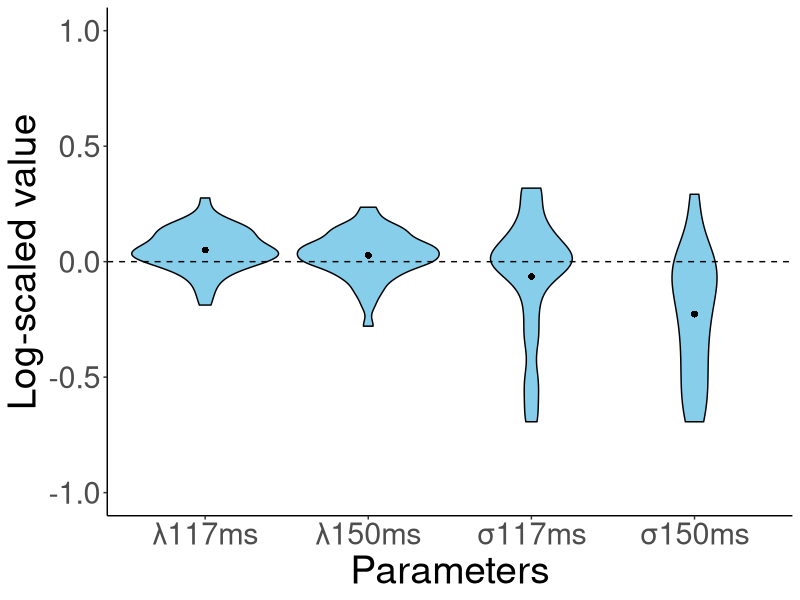
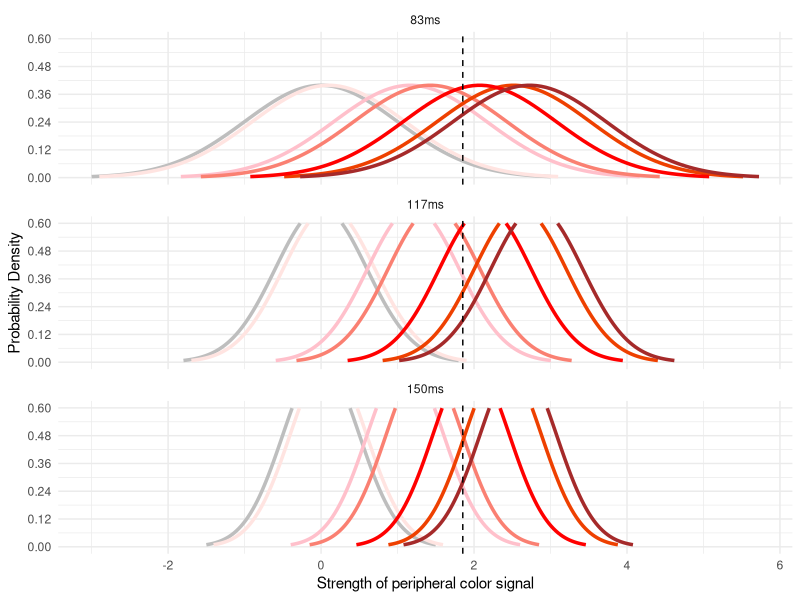
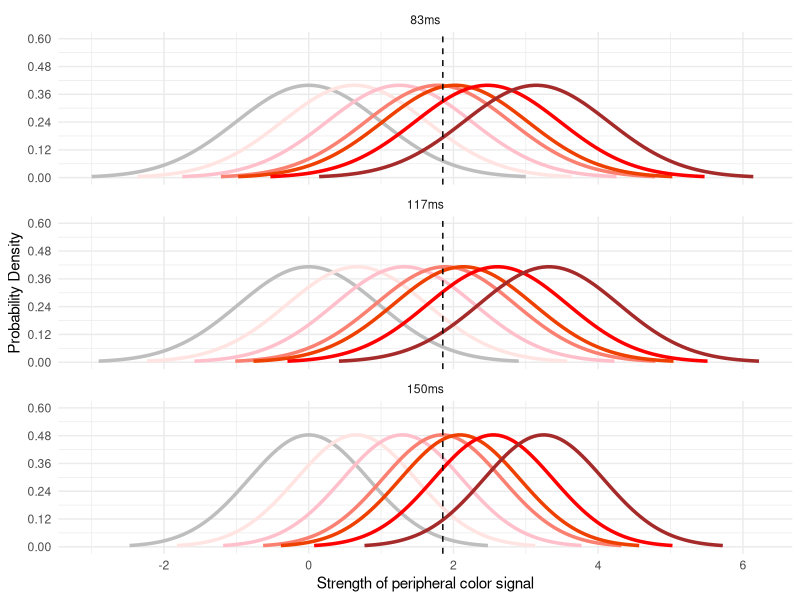
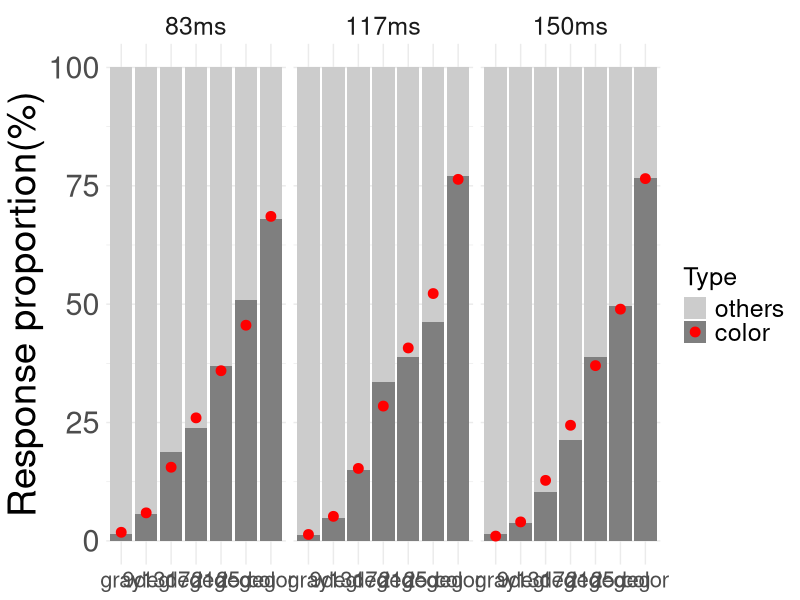
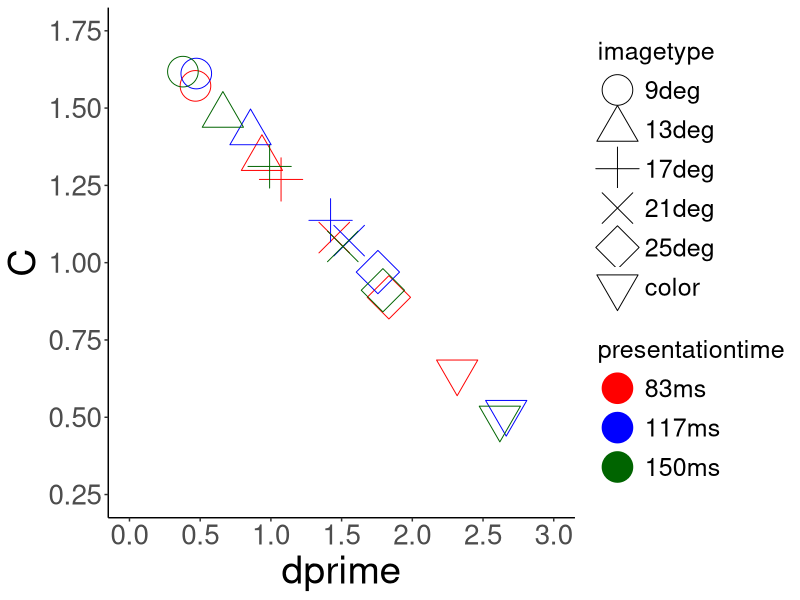

Write R code to recreate these figures, in order.
library(tidyverse)

dat <- read.table("subdata.csv", header=T,sep=",") 

result = dat %>%             
  filter(TorF1 == 0 | TorF1 == 1) %>% # dual-task trials
  select(subnum, exposure, maskwidth, colorcond, TorF1, colorres, TorF2, gray_gray, gray_mix, gray_color, mix_gray, mix_mix, mix_color, color_gray, color_mix, color_color) %>%    
  group_by(subnum, colorcond, exposure, maskwidth) %>%                
  summarize(gray_gray= sum(gray_gray), gray_mix= sum(gray_mix), gray_color= sum(gray_color), mix_gray= sum(mix_gray), mix_mix= sum(mix_mix), mix_color= sum(mix_color), color_gray= sum(color_gray), color_mix= sum(color_mix), color_color= sum(color_color)) #%>%       

#基準となるパラメータ
sigma83ms <- 1
mu83ms_gray <- 0

### Function for model fitting
fit_uvsdt_mle <- function(data, add_constant = TRUE) {
  
  # add_constant = TRUE adds a small value to the response frequency vectors.
  # correction against extreme estimates 
  if (add_constant) {
    data <- data+0.5
  }
  
  # initial guess for parameter values d-primeベースで出す
  mu83ms_9deg  <- qnorm(data[4,2]/(data[4,1]+data[4,2]))-qnorm(data[1,2]/(data[1,1]+data[1,2]))
  mu83ms_13deg <- qnorm(data[5,2]/(data[5,1]+data[5,2]))-qnorm(data[1,2]/(data[1,1]+data[1,2]))
  mu83ms_17deg <- qnorm(data[6,2]/(data[6,1]+data[6,2]))-qnorm(data[1,2]/(data[1,1]+data[1,2]))
  mu83ms_21deg <- qnorm(data[7,2]/(data[7,1]+data[7,2]))-qnorm(data[1,2]/(data[1,1]+data[1,2]))
  mu83ms_25deg <- qnorm(data[8,2]/(data[8,1]+data[8,2]))-qnorm(data[1,2]/(data[1,1]+data[1,2]))
  mu83ms_color <- qnorm(data[19,2]/(data[19,1]+data[19,2]))-qnorm(data[1,2]/(data[1,1]+data[1,2]))
  mu117ms <- 1
  mu150ms <- 1
  sigma117ms <- 1
  sigma150ms <- 1
  cri <- 2
  
  guess <- c(mu83ms_9deg, mu83ms_13deg, mu83ms_17deg, mu83ms_21deg, mu83ms_25deg, mu83ms_color, mu117ms, mu150ms, sigma117ms, sigma150ms, cri)
  
  # model fit
  fit <- suppressWarnings(optim(uvsdt_logL, 
                                par = guess, 
                                lower =      c(0.1, 0.1, 0.1, 0.1, 0.1, 1.0, 0.5, 0.5, 0.5, 0.5, 0.5),
                                upper =      c(3.5, 3.5, 3.5, 3.5, 3.5, 3.5, 2.0, 2.0, 2.0, 2.0, 5.0), 
                                gr = NULL, method = "BFGS", 
                                control = list("maxit" = 10000, 
                                               "parscale" = c(1,   1,    1,   1,    1,   1,  0.001,  0.001,  0.001,  0.001,  1))))
  
  # outputs
  mu83ms_9deg  <- fit$par[1]
  mu83ms_13deg <- fit$par[2] 
  mu83ms_17deg <- fit$par[3] 
  mu83ms_21deg <- fit$par[4] 
  mu83ms_25deg <- fit$par[5] 
  mu83ms_color <- fit$par[6] 
  mu117ms<-  fit$par[7] 
  mu150ms <- fit$par[8] 
  sigma117ms <- fit$par[9] 
  sigma150ms <- fit$par[10]
  cri <- fit$par[11] 
  
  logL <- -fit$value
  
  AIC <- -2 * logL + 2 * 11
  
  predicted_data <- matrix(c(rep(1,21)), nrow=21, ncol=2)
  ##############################################################################
  # model predictions
  predicted_data <- matrix(NA, nrow=21, ncol=2)
  #gray
  mean_one_mat <- c(mu83ms_gray, mu83ms_gray*mu117ms, mu83ms_gray*mu150ms)
  sigmamat <- c(sigma83ms,sigma117ms,sigma150ms)
  for (cond in 1:3) {
    pred_gray_others_rate <- pnorm(cri, mean= mean_one_mat[cond], sd=sigmamat[cond])
    pred_gray_color_rate <- 1-pred_gray_others_rate
    
    #反応数
    pred_nr_gray_color <- sum(data[cond,1]+data[cond,2]) * pred_gray_color_rate
    pred_nr_gray_others <- sum(data[cond,1]+data[cond,2]) * pred_gray_others_rate
    predicted_data[cond,1] <- pred_gray_others_rate
    predicted_data[cond,2] <- pred_gray_color_rate
  }
  
  #chimera
  mean_one_mat <- c(mu83ms_9deg,mu83ms_13deg,mu83ms_17deg,mu83ms_21deg,mu83ms_25deg, mu83ms_9deg*mu117ms,mu83ms_13deg*mu117ms,mu83ms_17deg*mu117ms,mu83ms_21deg*mu117ms,mu83ms_25deg*mu117ms, mu83ms_9deg*mu150ms,mu83ms_13deg*mu150ms,mu83ms_17deg*mu150ms,mu83ms_21deg*mu150ms,mu83ms_25deg*mu150ms)
  sigmamat <- c(rep(sigma83ms,5),rep(sigma117ms,5),rep(sigma150ms,5))
  for (cond in 4:18) {
    pred_chimera_others_rate <- pnorm(cri, mean=mean_one_mat[cond-3], sd=sigmamat[cond-3])
    pred_chimera_color_rate <-1-pred_chimera_others_rate
    #反応数
    pred_nr_chimera_color <- sum(data[cond,1]+data[cond,2]) *pred_chimera_color_rate
    pred_nr_chimera_others <- sum(data[cond,1]+data[cond,2]) * pred_chimera_others_rate
    predicted_data[cond,1] <- pred_chimera_others_rate
    predicted_data[cond,2] <- pred_chimera_color_rate
  }
  
  #color
  mean_two_mat <- c(mu83ms_color,mu83ms_color*mu117ms,mu83ms_color*mu150ms)
  sigmamat <- c(sigma83ms,sigma117ms,sigma150ms)
  for (cond in 19:21) {
    pred_color_others_rate <- pnorm(cri, mean=mean_two_mat[cond-18], sd=sigmamat[cond-18])
    pred_color_color_rate <- 1-pred_color_others_rate
    #反応数
    pred_nr_color_color <- sum(data[cond,1]+data[cond,2]) * pred_color_color_rate
    pred_nr_color_others <- sum(data[cond,1]+data[cond,2]) * pred_color_others_rate
    predicted_data[cond,1] <- pred_color_others_rate
    predicted_data[cond,2] <- pred_color_color_rate
  }
  ##############################################################################
  
  
  est <- data.frame(mu83ms_9deg   = mu83ms_9deg, 
                    mu83ms_13deg  = mu83ms_13deg, 
                    mu83ms_17deg  = mu83ms_17deg, 
                    mu83ms_21deg  = mu83ms_21deg, 
                    mu83ms_25deg  = mu83ms_25deg, 
                    mu83ms_color = mu83ms_color,
                    mu117ms = mu117ms,
                    mu150ms = mu150ms,
                    sigma117ms = sigma117ms,
                    sigma150ms = sigma150ms,
                    cri = cri, 
                    logL = logL,
                    AIC = AIC)
  return(list(est,predicted_data))
}


### Likelihood function
uvsdt_logL <- function(x, inputs) {
  
  # target parameters
  mu83ms_9deg  <- x[1]
  mu83ms_13deg <- x[2] 
  mu83ms_17deg <- x[3] 
  mu83ms_21deg <- x[4] 
  mu83ms_25deg <- x[5] 
  mu83ms_color <- x[6] 
  mu117ms<-  x[7] 
  mu150ms <- x[8] 
  sigma117ms <- x[9] 
  sigma150ms <- x[10]
  cri <- x[11] 
  
  ##############################################################################
  # model predictions
  predicted_data <- matrix(NA, nrow=21, ncol=2)
  #gray
  mean_one_mat <- c(mu83ms_gray, mu83ms_gray*mu117ms, mu83ms_gray*mu150ms)
  sigmamat <- c(sigma83ms,sigma117ms,sigma150ms)
  for (cond in 1:3) {
    pred_gray_others_rate <- pnorm(cri, mean= mean_one_mat[cond], sd=sigmamat[cond])
    pred_gray_color_rate <- 1-pred_gray_others_rate
    
    #反応数
    pred_nr_gray_color <- sum(data[cond,1]+data[cond,2]) * pred_gray_color_rate
    pred_nr_gray_others <- sum(data[cond,1]+data[cond,2]) * pred_gray_others_rate
    predicted_data[cond,1] <- pred_gray_others_rate
    predicted_data[cond,2] <- pred_gray_color_rate
  }
  
  #chimera
  mean_one_mat <- c(mu83ms_9deg,mu83ms_13deg,mu83ms_17deg,mu83ms_21deg,mu83ms_25deg, mu83ms_9deg*mu117ms,mu83ms_13deg*mu117ms,mu83ms_17deg*mu117ms,mu83ms_21deg*mu117ms,mu83ms_25deg*mu117ms, mu83ms_9deg*mu150ms,mu83ms_13deg*mu150ms,mu83ms_17deg*mu150ms,mu83ms_21deg*mu150ms,mu83ms_25deg*mu150ms)
  sigmamat <- c(rep(sigma83ms,5),rep(sigma117ms,5),rep(sigma150ms,5))
  for (cond in 4:18) {
    pred_chimera_others_rate <- pnorm(cri, mean=mean_one_mat[cond-3], sd=sigmamat[cond-3])
    pred_chimera_color_rate <-1-pred_chimera_others_rate
    #反応数
    pred_nr_chimera_color <- sum(data[cond,1]+data[cond,2]) *pred_chimera_color_rate
    pred_nr_chimera_others <- sum(data[cond,1]+data[cond,2]) * pred_chimera_others_rate
    predicted_data[cond,1] <- pred_chimera_others_rate
    predicted_data[cond,2] <- pred_chimera_color_rate
  }
  
  #color
  mean_two_mat <- c(mu83ms_color,mu83ms_color*mu117ms,mu83ms_color*mu150ms)
  sigmamat <- c(sigma83ms,sigma117ms,sigma150ms)
  for (cond in 19:21) {
    pred_color_others_rate <- pnorm(cri, mean=mean_two_mat[cond-18], sd=sigmamat[cond-18])
    pred_color_color_rate <- 1-pred_color_others_rate
    #反応数
    pred_nr_color_color <- sum(data[cond,1]+data[cond,2]) * pred_color_color_rate
    pred_nr_color_others <- sum(data[cond,1]+data[cond,2]) * pred_color_others_rate
    predicted_data[cond,1] <- pred_color_others_rate
    predicted_data[cond,2] <- pred_color_color_rate
  }
  ##############################################################################
  
  # log likelihood
  logL <- sum(data * log(predicted_data))
  if (is.nan(logL)) {
    logL <- -Inf
  }
  
  logL <- -logL
  return(logL)
  #if (1 < par[3] & par[3] < par[4] & par[4] < par[5] & par[5] < par[6] & par[7] < par[8] & par[8] < par[9] & par[9]< par[10] & par[10]< par[11] & par[12] < par[13] & par[13] < par[14] & par[14] < par[15] & par[15] < par[16]) {
  #logL <- -logL　#対数尤度を対数損失にする
  #return(logL)
  #} 
  #else {
  # return(999999)
  #}
  
}


estimates <- c()
predicted_array <- array(NA, dim = c(21, 2, 44))
data_rate_array <- array(NA, dim = c(21, 2, 44))

data_rate_add <- array(NA, dim = c(21, 2, 44))
dprime_mat <- matrix(c(rep(NA,18*44)), nrow=18, ncol=44)
C_mat <- matrix(c(rep(NA,18*44)), nrow=18, ncol=44)

for (i in 4:47) {
  
  sub <- i
  
  #データ成型
  subdata <- result[((sub-4)*21+1):((sub-4)*21+21), ]
  data <- matrix(NA, nrow=21, ncol=2)
  #gray
  data[1:3,1]<-unlist(subdata[1:3,5]+subdata[1:3,6])#_others
  data[1:3,2]<-unlist(subdata[1:3,7])#_color
  #chimera
  data[4:18,1]<-unlist(subdata[4:18,8]+subdata[4:18,9])#_others
  data[4:18,2]<-unlist(subdata[4:18,10])#_color
  #color
  data[19:21,1]<-unlist(subdata[19:21,11]+subdata[19:21,12])#_others
  data[19:21,2]<-unlist(subdata[19:21,13])#_color
  
  data_rate_array[,1,(sub-3)]<-data[,1]/(data[,1]+data[,2])
  data_rate_array[,2,(sub-3)]<-data[,2]/(data[,1]+data[,2])
  
  data_rate_add[,1,(sub-3)]<-(data[,1]+0.5)/((data[,1]+0.5)+(data[,2]+0.5))
  data_rate_add[,2,(sub-3)]<-(data[,2]+0.5)/((data[,1]+0.5)+(data[,2]+0.5))
  
  #########グレーをS1分布としたd'やCの算出############################################################
  
  dprime_co_83 <-  qnorm(data_rate_add[19,2,(sub-3)])-qnorm(data_rate_add[1,2,(sub-3)]) #z(color_color)-z(gray_color)
  dprime_co_117 <- qnorm(data_rate_add[20,2,(sub-3)])-qnorm(data_rate_add[2,2,(sub-3)])
  dprime_co_150 <- qnorm(data_rate_add[21,2,(sub-3)])-qnorm(data_rate_add[3,2,(sub-3)])
  
  dprime_9d_83<-  qnorm(data_rate_add[4,2,(sub-3)])-qnorm(data_rate_add[1,2,(sub-3)])#z(chimera_color)-z(gray_color)
  dprime_13d_83<- qnorm(data_rate_add[5,2,(sub-3)])-qnorm(data_rate_add[1,2,(sub-3)])
  dprime_17d_83<- qnorm(data_rate_add[6,2,(sub-3)])-qnorm(data_rate_add[1,2,(sub-3)])
  dprime_21d_83<- qnorm(data_rate_add[7,2,(sub-3)])-qnorm(data_rate_add[1,2,(sub-3)])
  dprime_25d_83<- qnorm(data_rate_add[8,2,(sub-3)])-qnorm(data_rate_add[1,2,(sub-3)])
  
  dprime_9d_117<-  qnorm(data_rate_add[9,2,(sub-3)])-qnorm(data_rate_add[2,2,(sub-3)])
  dprime_13d_117<- qnorm(data_rate_add[10,2,(sub-3)])-qnorm(data_rate_add[2,2,(sub-3)])
  dprime_17d_117<- qnorm(data_rate_add[11,2,(sub-3)])-qnorm(data_rate_add[2,2,(sub-3)])
  dprime_21d_117<- qnorm(data_rate_add[12,2,(sub-3)])-qnorm(data_rate_add[2,2,(sub-3)])
  dprime_25d_117<- qnorm(data_rate_add[13,2,(sub-3)])-qnorm(data_rate_add[2,2,(sub-3)])
  
  dprime_9d_150<-  qnorm(data_rate_add[14,2,(sub-3)])-qnorm(data_rate_add[3,2,(sub-3)])
  dprime_13d_150<- qnorm(data_rate_add[15,2,(sub-3)])-qnorm(data_rate_add[3,2,(sub-3)])
  dprime_17d_150<- qnorm(data_rate_add[16,2,(sub-3)])-qnorm(data_rate_add[3,2,(sub-3)])
  dprime_21d_150<- qnorm(data_rate_add[17,2,(sub-3)])-qnorm(data_rate_add[3,2,(sub-3)])
  dprime_25d_150<- qnorm(data_rate_add[18,2,(sub-3)])-qnorm(data_rate_add[3,2,(sub-3)])
  
  C_co_83 <- -0.5 * (qnorm(data_rate_add[19,2,(sub-3)])+qnorm(data_rate_add[1,2,(sub-3)]))
  C_co_117 <- -0.5 * (qnorm(data_rate_add[20,2,(sub-3)])+qnorm(data_rate_add[2,2,(sub-3)]))
  C_co_150 <- -0.5 * (qnorm(data_rate_add[21,2,(sub-3)])+qnorm(data_rate_add[3,2,(sub-3)]))
  
  C_9d_83<- -0.5 * (qnorm(data_rate_add[4,2,(sub-3)])+qnorm(data_rate_add[1,2,(sub-3)]))
  C_13d_83<- -0.5 * (qnorm(data_rate_add[5,2,(sub-3)])+qnorm(data_rate_add[1,2,(sub-3)]))
  C_17d_83<- -0.5 * (qnorm(data_rate_add[6,2,(sub-3)])+qnorm(data_rate_add[1,2,(sub-3)]))
  C_21d_83<- -0.5 * (qnorm(data_rate_add[7,2,(sub-3)])+qnorm(data_rate_add[1,2,(sub-3)]))
  C_25d_83<- -0.5 * (qnorm(data_rate_add[8,2,(sub-3)])+qnorm(data_rate_add[1,2,(sub-3)]))
  
  C_9d_117<- -0.5 * (qnorm(data_rate_add[9,2,(sub-3)])+qnorm(data_rate_add[2,2,(sub-3)]))
  C_13d_117<- -0.5 * (qnorm(data_rate_add[10,2,(sub-3)])+qnorm(data_rate_add[2,2,(sub-3)]))
  C_17d_117<- -0.5 * (qnorm(data_rate_add[11,2,(sub-3)])+qnorm(data_rate_add[2,2,(sub-3)]))
  C_21d_117<- -0.5 * (qnorm(data_rate_add[12,2,(sub-3)])+qnorm(data_rate_add[2,2,(sub-3)]))
  C_25d_117<- -0.5 * (qnorm(data_rate_add[13,2,(sub-3)])+qnorm(data_rate_add[2,2,(sub-3)]))
  
  C_9d_150<- -0.5 * (qnorm(data_rate_add[14,2,(sub-3)])+qnorm(data_rate_add[3,2,(sub-3)]))
  C_13d_150<- -0.5 * (qnorm(data_rate_add[15,2,(sub-3)])+qnorm(data_rate_add[3,2,(sub-3)]))
  C_17d_150<- -0.5 * (qnorm(data_rate_add[16,2,(sub-3)])+qnorm(data_rate_add[3,2,(sub-3)]))
  C_21d_150<- -0.5 * (qnorm(data_rate_add[17,2,(sub-3)])+qnorm(data_rate_add[3,2,(sub-3)]))
  C_25d_150<- -0.5 * (qnorm(data_rate_add[18,2,(sub-3)])+qnorm(data_rate_add[3,2,(sub-3)]))
  
  dprime <- c(dprime_co_83,dprime_co_117,dprime_co_150,dprime_9d_83,dprime_13d_83,dprime_17d_83,dprime_21d_83,dprime_25d_83,dprime_9d_117,dprime_13d_117,dprime_17d_117,dprime_21d_117,dprime_25d_117,dprime_9d_150,dprime_13d_150,dprime_17d_150,dprime_21d_150,dprime_25d_150)
  C <- c(C_co_83,C_co_117,C_co_150,C_9d_83,C_13d_83,C_17d_83,C_21d_83,C_25d_83,C_9d_117,C_13d_117,C_17d_117,C_21d_117,C_25d_117,C_9d_150,C_13d_150,C_17d_150,C_21d_150,C_25d_150)
  
  dprime_mat[,(sub-3)] <- dprime
  C_mat[,(sub-3)] <- C
  ################################################################################
  

  
  ### Fitting

  fit <- fit_uvsdt_mle(data, add_constant = TRUE)
  df <- fit[[1]]
  df$sub <- i
  estimates <- rbind(estimates, df)
  a <- fit[[2]]
  predicted_array[,,(sub-3)] <- a
}

#predicted_array[,,1]
#data_rate_array[,,1]

mean_predicted <- apply(predicted_array, c(1, 2), mean)*100
mean_predicted2 <- c(mean_predicted[1,2],mean_predicted[4:8,2],mean_predicted[19,2],mean_predicted[2,2],mean_predicted[9:13,2],mean_predicted[20,2],mean_predicted[3,2],mean_predicted[14:18,2],mean_predicted[21,2])
mean_data <-  apply(data_rate_array, c(1, 2), mean)*100
mean_data2 <- rbind(mean_data[1,],mean_data[4:8,],mean_data[19,],mean_data[2,],mean_data[9:13,],mean_data[20,],mean_data[3,],mean_data[14:18,],mean_data[21,])

################################################################################mean+variance,mean,variance,nullの検定
for (i in 1:4){
  now <- log(estimates[,i+6])
  #now <- estimates[,i+6]
  t_test_below1 <- t.test(now, mu = 0, alternative = "less")
  t_test_above1 <- t.test(now, mu = 0, alternative = "greater")
  print(t_test_below1)
  print(t_test_above1)
}

library(ggplot2)
data_parameter_plot <- data.frame(
  Parameters = rep(c("λ117ms", "λ150ms", "σ117ms", "σ150ms"), each = 44),
  Value = c(estimates[,7], estimates[,8], estimates[,9], estimates[,10])
)
data_parameter_plot$Value <- log(data_parameter_plot$Value)

# グラフの作成
ggplot(data_parameter_plot, aes(x = Parameters, y = Value)) +
  geom_violin(fill = "skyblue", color = "black") +  # ヴァイオリンプロットの描画
  geom_hline(yintercept = 0, linetype = "dashed", color = "black") +  # y = 1 の位置に横線を追加
  labs(x = "Parameters",
       y = "Log-scaled value") +
  coord_cartesian(ylim = c(-1, 1)) +  # y軸の範囲を0から1.2に)設定
  stat_summary(fun = mean, geom = "point", 
               shape =16, size = 2, color = "black")+
  theme_classic() +  # テーマの設定
  theme(
    plot.title = element_text(size = 20 * 2),    # タイトルのサイズを5倍に
    axis.title.x = element_text(size = 14 * 2),  # x軸ラベルのサイズを5倍に
    axis.title.y = element_text(size = 14 * 2),  # y軸ラベルのサイズを5倍に
    axis.text.x = element_text(size = 11 * 2),   # x軸目盛りのサイズを5倍に
    axis.text.y = element_text(size = 11 * 2)    # y軸目盛りのサイズを5倍に
  )



################################################################################ 参加者ごとのSDTの図示
pickup_sub <- 1

plot_sdt_distributions <- function(means, sds, attention_levels, image_types, colors) {
  data_SDT_plot <- data.frame()
  
  for (i in 1:length(attention_levels)) {
    for (j in 1:length(image_types)) {
      x <- seq(means[i,j] - 3 * sds[i,j], means[i,j] + 3 * sds[i,j], length.out = 100)
      y <- dnorm(x, mean = means[i,j], sd = sds[i,j])

      
      # データフレームに追加
      data_SDT_plot <- rbind(data_SDT_plot, data.frame(
        x = x,
        y = y,
        Attention = attention_levels[i],
        ImageType = image_types[j],
        color = colors[j]
      ))
    }
  }
  
  p <- ggplot(data_SDT_plot, aes(x = x, y = y, color = ImageType)) +
    geom_line(size = 1.2) +
    scale_color_manual(values = colors) +
    labs(x = "Strength of peripheral color signal",
         y = "Probability Density") +
    scale_y_continuous(breaks=seq(0,0.6,length=6),limits=c(0,0.6))+
    geom_vline(xintercept = estimates[pickup_sub,11], linetype = "dashed", color = "black") + 
    facet_wrap(~ Attention, nrow = 3, scales = "free_y") +  # 各注意条件で分布を重ねる
    theme_minimal() +
    theme(legend.position = "none")#"top"
  
  print(p)
}

# 平均値と標準偏差
means_83ms <- c(mu83ms_gray, estimates[pickup_sub,1], estimates[pickup_sub,2], estimates[pickup_sub,3], estimates[pickup_sub,4], estimates[pickup_sub,5], estimates[pickup_sub,6])  
means_117ms <- means_83ms * estimates[pickup_sub,7]
means_150ms <- means_83ms * estimates[pickup_sub,8]
means <- rbind(means_83ms,means_117ms,means_150ms)
sd_83ms <- c(rep(sigma83ms, 7))  
sd_117ms <- c(rep(estimates[pickup_sub,9], 7))  
sd_150ms <- c(rep(estimates[pickup_sub,10], 7))  
sds <- rbind(sd_83ms,sd_117ms,sd_150ms)

attention_levels <- factor(c("83ms", "117ms", "150ms"), levels = c("83ms", "117ms", "150ms"))
image_types <- factor(c("gray", "9deg", "13deg", "17deg", "21deg", "25deg", "color"), levels = c("gray", "9deg", "13deg", "17deg", "21deg", "25deg", "color"))
colors <- c("grey", "mistyrose", "pink", "salmon", "orangered2","red", "brown")

# 関数を呼び出し
plot_sdt_distributions(means, sds, attention_levels, image_types, colors)



################################################################################ 参加者平均SDTの図示

plot_sdt_distributions <- function(means, sds, attention_levels, image_types, colors) {
  data_SDT_plot <- data.frame()
  
  for (i in 1:length(attention_levels)) {
    for (j in 1:length(image_types)) {
      x <- seq(means[i,j] - 3 * sds[i,j], means[i,j] + 3 * sds[i,j], length.out = 100)
      y <- dnorm(x, mean = means[i,j], sd = sds[i,j]) #最大

      
      # データフレームに追加
      data_SDT_plot <- rbind(data_SDT_plot, data.frame(
        x = x,
        y = y,
        Attention = attention_levels[i],
        ImageType = image_types[j],
        color = colors[j]
      ))
    }
  }
  
  p <- ggplot(data_SDT_plot, aes(x = x, y = y, color = ImageType)) +
    geom_line(size = 1.2) +
    scale_color_manual(values = colors) +
    labs(x = "Strength of peripheral color signal",
         y = "Probability Density") +
    scale_y_continuous(breaks=seq(0,0.6,length=6),limits=c(0,0.6))+
    geom_vline(xintercept = estimates[pickup_sub,11], linetype = "dashed", color = "black") + 
    facet_wrap(~ Attention, nrow = 3, scales = "free_y") +  # 各注意条件で分布を重ねる
    theme_minimal() +
    theme(legend.position = "none")#"top"
  
  print(p)
}

# 平均値と標準偏差
 means_83ms <- c(mu83ms_gray, mean(estimates[,1]), mean(estimates[,2]), mean(estimates[,3]), mean(estimates[,4]), mean(estimates[,5]),mean(estimates[,6]))  
 means_117ms <- means_83ms * mean(estimates[,7])
 means_150ms <- means_83ms * mean(estimates[,8])
 means <- rbind(means_83ms,means_117ms,means_150ms)
 sd_83ms <- c(rep(sigma83ms, 7))  
 sd_117ms <- c(rep(mean(estimates[,9]), 7))  
 sd_150ms <- c(rep(mean(estimates[,10]), 7))  
 sds <- rbind(sd_83ms,sd_117ms,sd_150ms)
 
attention_levels <- factor(c("83ms", "117ms", "150ms"), levels = c("83ms", "117ms", "150ms"))
image_types <- factor(c("gray", "9deg", "13deg", "17deg", "21deg", "25deg", "color"), levels = c("gray", "9deg", "13deg", "17deg", "21deg", "25deg", "color"))
colors <- c("grey", "mistyrose", "pink", "salmon", "orangered2","red", "brown")

# 関数を呼び出し
plot_sdt_distributions(means, sds, attention_levels, image_types, colors)



#########積み上げグラフでの比較#################################################

data_stackedbar <- data.frame(
  Degree = factor(rep(c("gray","9deg", "13deg", "17deg", "21deg", "25deg", "color"), each = 2), 
                  levels = c("gray", "9deg", "13deg", "17deg", "21deg", "25deg", "color")),
  Type = factor(rep(c("others","color"), 7), levels = c("others", "color")),
  Frequency =  as.vector(t(mean_data2)),
  Condition = factor(rep(c("83ms", "117ms", "150ms"), each = 14), 
                     levels = c("83ms", "117ms", "150ms"))
)

# 予測値のデータフレームを作成（仮の予測値）
predicted_data_stackedbar <- data.frame(
  Degree = factor(c("gray","9deg", "13deg", "17deg", "21deg", "25deg", "color"),
                  levels = c("gray", "9deg", "13deg", "17deg", "21deg", "25deg", "color")),
  Type = rep(c("color"), 7),
  Predicted = as.vector(t(mean_predicted2)),  # 仮の予測値
  Condition = factor(rep(c("83ms", "117ms", "150ms"), each = 7), 
                     levels = c("83ms", "117ms", "150ms"))
)

# グラフの作成
ggplot(data_stackedbar, aes(x = Degree, y = Frequency, fill = Type)) +
  geom_bar(stat = "identity", position = "stack") +
  labs(x = NULL, y = "Response proportion(%)") +
  theme_minimal() +
  scale_fill_manual(values = c("color" = "gray50","others" = "gray80" )) +
  facet_grid(. ~ Condition) +  
  geom_point(data = predicted_data_stackedbar, aes(x = Degree, y = Predicted), 
             color = "red", size = 3) +  # モデルの予測値を示す点を追加
  theme(legend.position = "right")+  # テーマの設定
  theme(
    plot.title = element_text(size = 20 * 2),    # タイトルのサイズを5倍に
    axis.title.x = element_text(size = 14 * 2),  # x軸ラベルのサイズを5倍に
    axis.title.y = element_text(size = 14 * 2),  # y軸ラベルのサイズを5倍に
    axis.text.x = element_text(size = 8 * 2),   # x軸目盛りのサイズを5倍に
    axis.text.y = element_text(size = 11 * 2),    # y軸目盛りのサイズを5倍に
    legend.position = "right",
    strip.text = element_text(size = 18),  # 83ms、117ms、150msの文字サイズを大きくする
    legend.text = element_text(size = 18),  # 凡例の文字サイズを大きくする
    legend.title = element_text(size = 18)  # 凡例タイトルの文字サイズを大きくする
  )
################################################################################

data_dprimeC <- data.frame(
  presentationtime = c("83ms","117ms", "150ms", rep("83ms",5),rep("117ms",5),rep("150ms",5)),
  imagetype =  c(rep("color",3),"9deg","13deg","17deg","21deg","25deg","9deg","13deg","17deg","21deg","25deg","9deg","13deg","17deg","21deg","25deg"),
  dprime = rowMeans(dprime_mat),
  C = rowMeans(C_mat)
)

data_dprimeC$presentationtime <- factor(data_dprimeC$presentationtime, levels = c("83ms", "117ms", "150ms"))
data_dprimeC$imagetype <- factor(data_dprimeC$imagetype, levels = c("9deg", "13deg", "17deg", "21deg", "25deg", "color"))

# プロット作成
g <- ggplot(data_dprimeC, aes(x = dprime, y = C, group = imagetype, fill = presentationtime)) +
  geom_point(aes(shape = imagetype, colour = presentationtime), size = 10) +
  labs(x = "dprime", y = "C") +
  theme_classic() +
  theme(
    axis.title.x = element_text(size = 14 * 2),  # x軸ラベルのサイズを変更
    axis.title.y = element_text(size = 14 * 2),  # y軸ラベルのサイズを変更
    axis.text.x = element_text(size = 20),       # x軸目盛りのサイズ
    axis.text.y = element_text(size = 20),       # y軸目盛りのサイズ
    legend.position = "right",                   # 凡例の位置
    strip.text = element_text(size = 18),        # ファセットラベルのサイズ
    legend.text = element_text(size = 18),       # 凡例テキストのサイズ
    legend.title = element_text(size = 18)       # 凡例タイトルのサイズ
  ) +
  scale_x_continuous(
    breaks = seq(0, 3, by = 0.5),   # x軸の目盛りを0から3まで0.5刻み
    limits = c(0, 3)                # x軸の範囲を0から3に固定
  ) +
  scale_y_continuous(
    breaks = seq(0.25, 1.75, by = 0.25),    # y軸の目盛りを0.25から1.75まで0.25刻み
    limits = c(0.25, 1.75)                  # y軸の範囲を0.25から1.75に固定
  ) +
  scale_shape_manual(values = c(1, 2, 3, 4, 5, 6)) +  # imagetypeに対応する形状を手動で指定
  scale_colour_manual(values = c("83ms" = "red", "117ms" = "blue", "150ms" = "darkgreen"))  # 色を手動で指定

# プロットを表示
plot(g)
